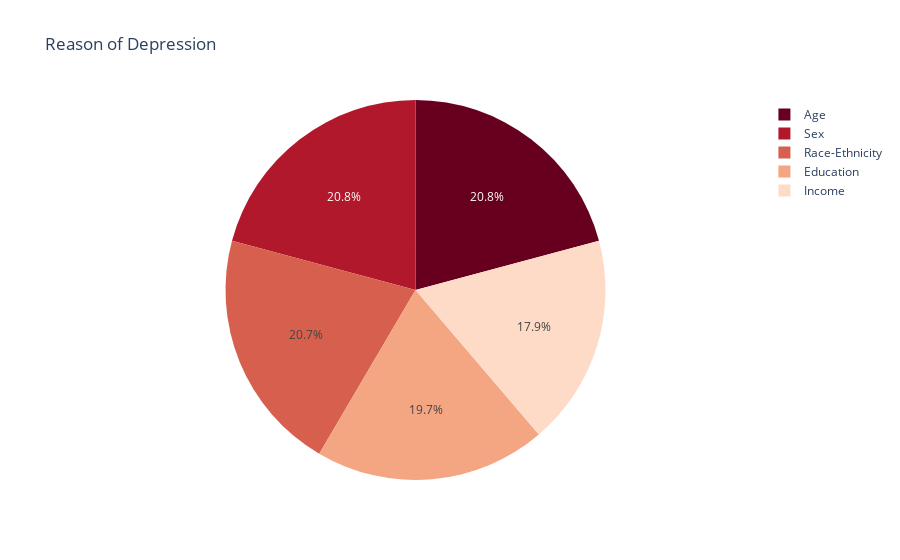

Notebook cell for this chart:
### Code cell
fig = px.pie(a,values='Frequency',names='Strata',
              color_discrete_sequence=px.colors.sequential.RdBu,
            title='Reason of Depression')
fig.show()

### Figure 1 — Plotly figure (JSON) as saved in the notebook; plotly's stock layout.template omitted (floating-point values rounded to 4 significant figures)
{"data": [{"domain": {"x": [0, 1], "y": [0, 1]}, "hovertemplate": "Strata=%{label}<br>Frequency=%{value}<extra></extra>", "labels": ["Age", "Education", "Income", "Race-Ethnicity", "Sex"], "legendgroup": "", "name": "", "showlegend": true, "type": "pie", "values": [11925, 11283, 10270, 11866, 11925]}], "layout": {"legend": {"tracegroupgap": 0}, "piecolorway": ["rgb(103,0,31)", "rgb(178,24,43)", "rgb(214,96,77)", "rgb(244,165,130)", "rgb(253,219,199)", "rgb(247,247,247)", "rgb(209,229,240)", "rgb(146,197,222)", "rgb(67,147,195)", "rgb(33,102,172)", "rgb(5,48,97)"], "title": {"text": "Reason of Depression"}}}
